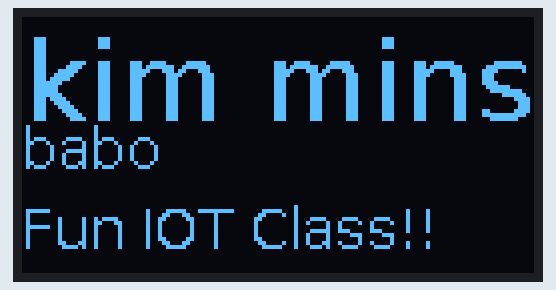
Bench run of a program on a simulated Raspberry Pi (BCM pin numbers). On the bench: 128×64 one-colour display. At 0.1 s the program stops and its outputs stay as they are.

Above: at 0.2 s.

The program:

OLED.py
```python
import board
import digitalio
from PIL import Image, ImageDraw, ImageFont
import adafruit_ssd1306

RESET_PIN = digitalio.DigitalInOut(board.D4)

i2c = board.I2C()
oled = adafruit_ssd1306.SSD1306_I2C(128, 64, i2c, addr=0x3c, reset=RESET_PIN)

oled.fill(0)
oled.show()

image = Image.new("1", (oled.width, oled.height))
draw = ImageDraw.Draw(image)

font = ImageFont.truetype("/usr/share/fonts/truetype/dejavu/DejaVuSans.ttf", 28)
font2 = ImageFont.truetype("/usr/share/fonts/truetype/dejavu/DejaVuSans.ttf", 14)

draw.text((0, 0), "kim minseo", font=font, fill=255)
draw.text((0, 25), "babo", font=font2, fill=255)
draw.text((0, 45), "Fun IOT Class!!", font=font2, fill=255)

oled.image(image)
oled.show()
```
